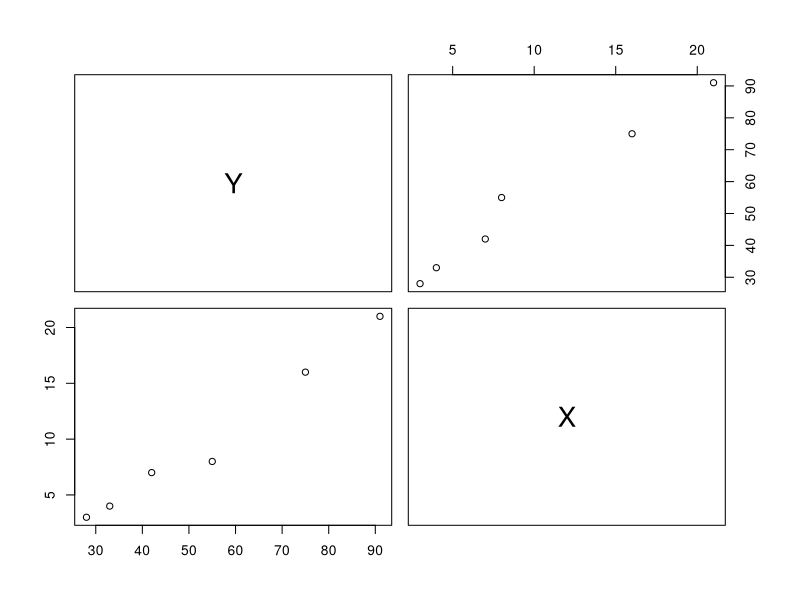

Source code (R):
## ---- chunk 1
knitr::opts_chunk$set(echo = TRUE)
## ---- chunk 2
dt = matrix(c(42, 33, 75, 28, 91, 55, 7, 4, 16, 3, 21, 8), 6, 2)
colnames(dt) = c('Y', 'X')

Y = dt[,1] # create response variable
n = length(Y) # number of obeservations
n = dim(dt)[1]

X = cbind(rep(1,n), dt[,2]) #design matrix
X
## ---- chunk 3
H = X %*% solve(t(X) %*% X, t(X)) # hat matrix
H

library(Matrix) # load required package
rankMatrix(H)[1] ##Rank 2

all.equal(H,t(H))  #Symmetric

all.equal(H,H %*% H) #Idempotent

eigen(H)$values # eigenvalues are 1 and 0
## ---- chunk 4
Yhat = H %*% Y # fitted values
e = Y - Yhat # residuals
SSE = sum(e^2) # SSE
MSE = SSE/(n-2) # MSE
## ---- chunk 5
##Create matrix
mat1 = matrix(1:12, nrow = 3, ncol = 4)
mat1

##Accessing the (3,2)th element of mat1
mat1[3,2]

##Accessing the 3rd row of mat1
mat1[3, ]

##Accessing the 2nd column of mat1
mat1[ ,2]
## ---- chunk 6
#case Y  X
#1    42 7
#2    33 4
#3    75 16
#4    28 3
#5    91 21
#6    55 8

## ---- chunk 7
dt = matrix(c(42, 33, 75, 28, 91, 55, 7, 4, 16, 3, 21, 8), 6, 2)
colnames(dt) = c('Y', 'X')
## ---- chunk 8
pairs(dt) ## pairwise scatter plots
cor(dt) ## pairwise correlation matrix
## ---- chunk 9
Y = dt[,1] # create response variable
n = length(Y) # number of obeservations

X = cbind(rep(1,n), dt[,2]) #design matrix
X
## ---- chunk 10
X = model.matrix( dt[,1] ~ dt[,2] )
X
## ---- chunk 11
model.matrix( dt[,1] ~ dt[,2]+I(dt[,2]^2) )
## ---- chunk 12
#solve t(X) %*% X %*% beta = t(X) %*% y, for beta
beta.hat = solve(t(X) %*% X, t(X) %*% Y)
beta.hat
## ---- chunk 13
lm(Y~X, data=as.data.frame(dt))
## ---- chunk 14
A=rep(1,times=3)
A
diag(A)

## ---- chunk 15
X = matrix(1:9,3,3)
X
diag(X)

diag( diag(X) )
## ---- chunk 16
matrix( 0:1 , ncol=4, nrow=4 )
matrix( 0:1, ncol=4, nrow=4, byrow=TRUE)
## ---- chunk 17
X = matrix(1:12,3,4)
X
dim(X)
## ---- chunk 18
Y = diag(1:3)
Y
cbind(X,Y) ##X and Y must have same number of rows

##Question: Can we do rbind(X,Y) here?
## ---- chunk 19
X1 = matrix(4:12, 3,3)
rbind(X1, Y)
## ---- chunk 20
B = matrix( rnorm(10*5), nrow=10,ncol=5 )
## ---- chunk 21
ans = eigen( t(B)%*%B )
ans

ans$values
## ---- chunk 22
eigen( t(B) %*% B, only.values = TRUE )
## ---- chunk 23
m1 = matrix(1:15, 3, 5)
m1
apply(m1, 1, mean)##across rows
apply(m1, 2, sum)##across columns

##can also work with user defined function

apply(m1, 1, function(x) x+20.5)
## ---- chunk 24
d1 = c("DAVIS", "VACAVILLE", "DIXON", "WOODLAND")
lapply(d1, tolower)
sapply(d1, tolower)
## ---- chunk 25
d2 = list(29:35, 1:8)
d2

lapply(d2, mean)
sapply(d2, mean)
## ---- chunk 26
a1 = 1:4
a2 = 6:12
outer(a1, a2)
a1%o%a2 ###alternative notation to outer product
## ---- chunk 27
outer(a1, a2, "+")###sum instead of product

fun1 = function(x,y){
  return(x^2+y^2)
}

outer(a1, a2, fun1)
